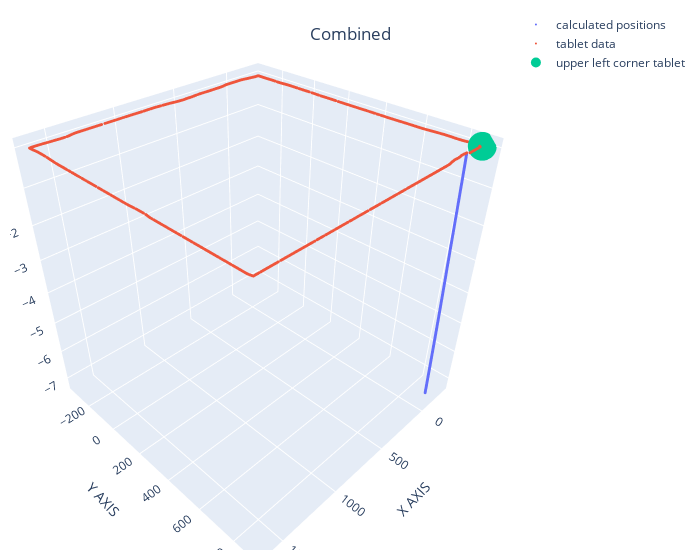

Notebook code for this chart:
### Code cell
interactive_plot(df)

### Figure 1 — Plotly figure (JSON) as saved in the notebook; plotly's stock layout.template omitted (floating-point values rounded to 4 significant figures; data arrays with more than 128 entries replaced by an {"elided": "..."} marker saying what was removed)
{"data": [{"marker": {"size": 1}, "mode": "markers", "name": "calculated positions", "type": "scatter3d", "x": {"elided": "1328 float values"}, "y": {"elided": "1328 float values"}, "z": {"elided": "1328 float values"}}, {"marker": {"size": 1}, "mode": "markers", "name": "tablet data", "type": "scatter3d", "x": {"elided": "1328 float values"}, "y": {"elided": "1328 float values"}, "z": {"elided": "1328 int values"}}, {"marker": {"size": 10}, "mode": "markers", "name": "upper left corner tablet", "type": "scatter3d", "x": [-269.6], "y": [871.6], "z": [0]}], "layout": {"margin": {"b": 10, "l": 10, "r": 20, "t": 10}, "scene": {"xaxis": {"title": {"text": "X AXIS"}}, "yaxis": {"title": {"text": "Y AXIS"}}, "zaxis": {"title": {"text": "Z AXIS"}}}, "title": {"text": "Combined", "x": 0.5, "xanchor": "center", "y": 0.95, "yanchor": "top"}, "width": 700}}
